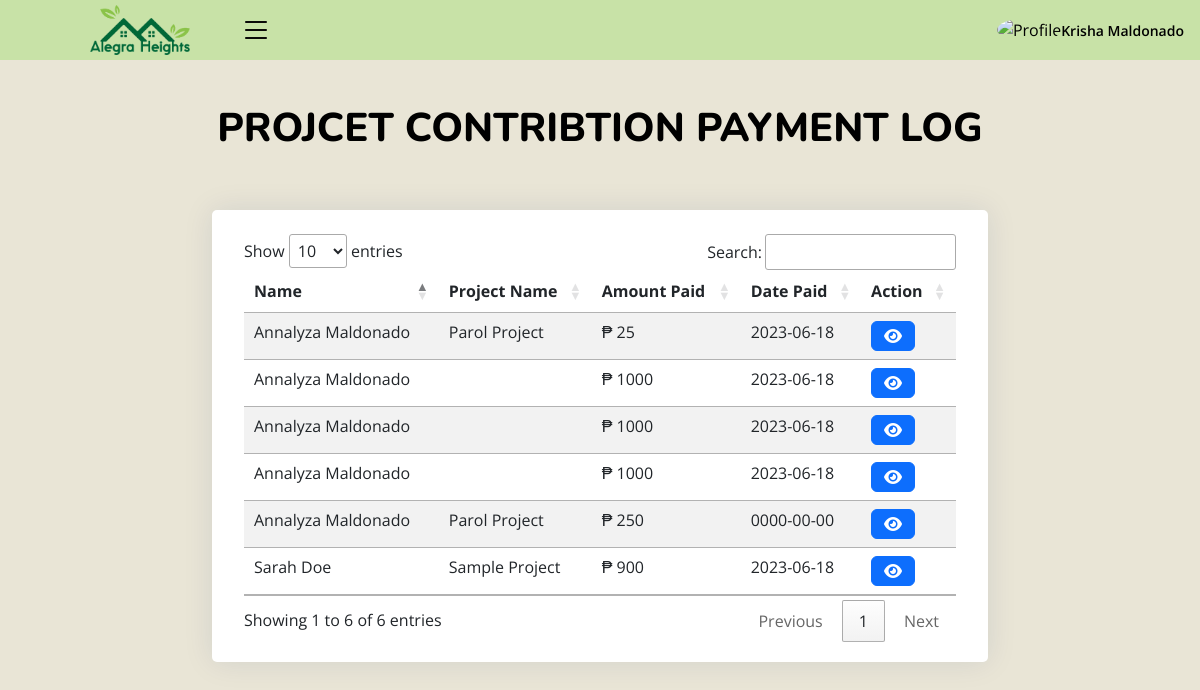
Screenshot of /admin/project_fee.php (signed in) with the database file from the repository.
### tables this page shows
CREATE TABLE `payment_log` (
  `id` int(11) NOT NULL,
  `type` varchar(250) NOT NULL,
  `project_name` varchar(250) NOT NULL,
  `amount` int(11) NOT NULL,
  `date_paid` date NOT NULL,
  `user_id` int(11) NOT NULL,
  `status` varchar(255) DEFAULT 'Unpaid'
);

CREATE TABLE `members` (
  `id` int(10) NOT NULL,
  `block_number` int(10) NOT NULL,
  `lot_number` int(10) NOT NULL,
  `first_name` varchar(100) NOT NULL,
  `mid_name` varchar(250) NOT NULL,
  `last_name` varchar(100) NOT NULL,
  `gender` varchar(250) NOT NULL,
  `contact` varchar(250) NOT NULL,
  `username` varchar(250) NOT NULL,
  `password` varchar(250) NOT NULL,
  `user_image` varchar(250) NOT NULL,
  `status` int(11) NOT NULL DEFAULT 1,
  `date_added` date DEFAULT current_timestamp(),
  `household_id` int(11) DEFAULT NULL,
  `membership_plan` varchar(255) DEFAULT 'Monthly',
  `residence_type` varchar(255) DEFAULT 'Homeowner',
  `lot_type` varchar(255) DEFAULT NULL,
  `award_type` varchar(255) DEFAULT NULL
);

### admin/class/adminback.php (called while the page is built, shortened)
<?php
class  adminback
{
    private $connection;
    function __construct()
    {
        $dbhost = "localhost";
        $dbuser = "root";
        $dbpass = "";
        $dbname = "alegra_heights_db";
        $this->connection = mysqli_connect($dbhost, $dbuser, $dbpass, $dbname);
    }
function display_prj_fee()
{
    $type="Project Contribution";
    $query = "SELECT payment_log.*, members.first_name, members.last_name,members.id FROM `payment_log` LEFT JOIN members ON payment_log.user_id = members.id
    WHERE payment_log.type='$type' ORDER BY `date_paid` DESC";
    if(mysqli_query($this->connection, $query)){
        $result = mysqli_query($this->connection, $query);
        return $result;
    }
}
}

### admin/project_fee.php (the view, shortened to what this page needs)
p<?php
include_once("class/adminback.php");
$obj = new adminback();
$members = $obj->display_prj_fee();
?>
<!DOCTYPE html>
<html lang="en">
<?php include('header.php')?>
    <link rel="stylesheet" href="https://cdn.datatables.net/1.13.4/css/jquery.dataTables.min.css">
    <link rel="stylesheet" href="https://cdn.datatables.net/searchpanes/2.1.2/css/searchPanes.dataTables.min.css">
    <link rel="stylesheet" href="https://cdn.datatables.net/searchpanes/2.1.2/js/dataTables.searchPanes.min.js">
<body class="toggle-sidebar">
<?php include('headnav.php')?>
<main id="main" class="main">
<div class="pagetitle">
  <h1>PROJCET CONTRIBTION PAYMENT LOG</h1>
  <br>
</div>
<br>
<section class="section dashboard">
  <div class="row">
    <div style="margin: auto;" class="col-lg-8">
    <div class="row">
<br>
      <div class="card">
        <div class="card-body">
            <br>
          <div class="table-wrapper">
          <table id="example" class="table table-striped table-hover datatable">
            <thead>
                <th scope="col">Name</th>
                <th scope="col">Project Name</th>
                <th scope="col">Amount Paid</th>
                <th scope="col">Date Paid</th>
                <th scope="col">Action</th>
            </thead>
            <tbody>
            <?php
    while ($mem = mysqli_fetch_assoc($members)){
        ?>
              <tr>
                <td><?php echo $mem['first_name']." ".$mem['last_name'] ?></td>
                <td><?php echo $mem['project_name']; ?></td>
                <td>₱ <?php echo $mem['amount']; ?></td>
                <td><?php echo $mem['date_paid']; ?></td>
                <td>
                <a href="view_member.php?status=view&&id=<?php echo $mem['id'] ?>" type="button" class="btn btn-primary"><i class="fa-solid fa-eye"></i></a>
                </td>
              </tr>
            <?php
            }
              ?>
            </tbody>
          </table>
          </div>
        </div>
      </div>
    </div>
  </div>
</section>
</main>
</body>
</html>

### admin/assets/css/style.css (style rules this page uses)
:root { scroll-behavior: smooth; }
body { font-family: "Open Sans", sans-serif; background: #E9E5D6; color: #000000; }
a { color: #4154f1; text-decoration: none; }
h1, h2, h3, h4, h5, h6 { font-family: "Nunito", sans-serif; }
#main { margin-top: 60px; padding: 20px 30px; transition: all 0.3s; }
.pagetitle { margin-bottom: 10px; text-align: center; }
.pagetitle h1 { font-size: 40px; margin-bottom: 0; font-weight: 800; color: #000000; }
.card { margin-bottom: 30px; border: none; border-radius: 5px; box-shadow: 0px 0 30px rgba(1, 41, 112, 0.1); }
.card-body { padding: 0 20px 20px 20px; }
@media (min-width: 1200px) { #main, #footer { margin-left: 300px; } }
@media (min-width: 1200px) { .toggle-sidebar #main, .toggle-sidebar #footer { margin-left: 0; } }

### rows the page displays
payment_log: members.first_name "Annalyza", members.last_name "Maldonado", project_name "Parol Project", amount "25", date_paid "2023-06-18"
payment_log: members.first_name "Annalyza", members.last_name "Maldonado", amount "1000", date_paid "2023-06-18"
payment_log: members.first_name "Annalyza", members.last_name "Maldonado", amount "1000", date_paid "2023-06-18"
payment_log: members.first_name "Annalyza", members.last_name "Maldonado", amount "1000", date_paid "2023-06-18"
payment_log: members.first_name "Sarah", members.last_name "Doe", project_name "Sample Project", amount "900", date_paid "2023-06-18"
payment_log: members.first_name "Annalyza", members.last_name "Maldonado", project_name "Parol Project", amount "250", date_paid "0000-00-00"

### other values shown
$_SESSION['name'] "Krisha Maldonado"
